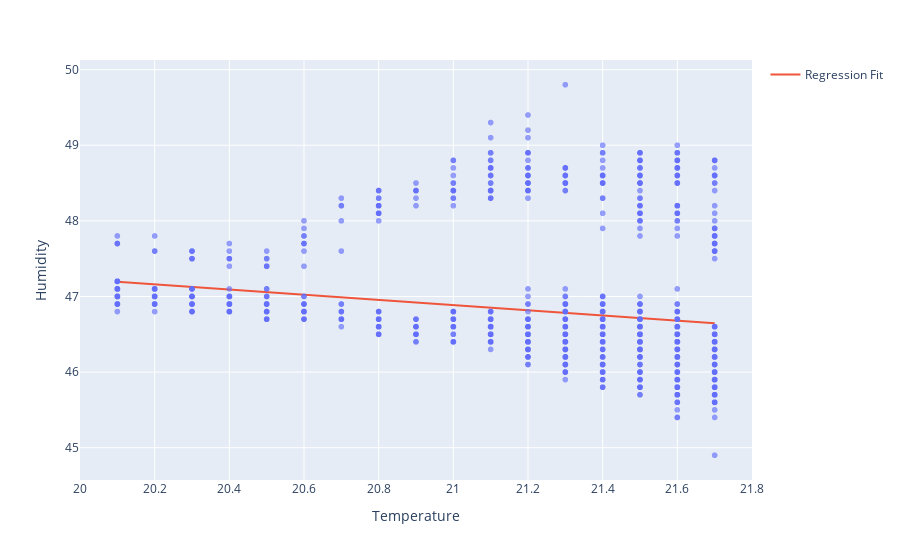

Notebook code for this chart:
### Code cell
df3 = clean_data3
X = df3.Temperature.values.reshape(-1, 1)

model = LinearRegression()
model.fit(X, df3.Humidity)

x_range = np.linspace(X.min(), X.max(), 100)
y_range = model.predict(x_range.reshape(-1, 1))

fig = px.scatter(df3, x='Temperature', y='Humidity', opacity=0.65)
fig.add_traces(go.Scatter(x=x_range, y=y_range, name='Regression Fit'))
fig.show()

### Figure 1 — Plotly figure (JSON) as saved in the notebook; plotly's stock layout.template omitted (floating-point values rounded to 4 significant figures; data arrays with more than 128 entries replaced by an {"elided": "..."} marker saying what was removed)
{"data": [{"hovertemplate": "Temperature=%{x}<br>Humidity=%{y}<extra></extra>", "legendgroup": "", "marker": {"color": "#636efa", "opacity": 0.65, "symbol": "circle"}, "mode": "markers", "name": "", "showlegend": false, "type": "scattergl", "x": {"elided": "1779 float values"}, "xaxis": "x", "y": {"elided": "1779 float values"}, "yaxis": "y"}, {"name": "Regression Fit", "type": "scatter", "x": [20.1, 20.12, 20.13, 20.15, 20.16, 20.18, 20.2, 20.21, 20.23, 20.25, 20.26, 20.28, 20.29, 20.31, 20.33, 20.34, 20.36, 20.37, 20.39, 20.41, 20.42, 20.44, 20.46, 20.47, 20.49, 20.5, 20.52, 20.54, 20.55, 20.57, 20.58, 20.6, 20.62, 20.63, 20.65, 20.67, 20.68, 20.7, 20.71, 20.73, 20.75, 20.76, 20.78, 20.79, 20.81, 20.83, 20.84, 20.86, 20.88, 20.89, 20.91, 20.92, 20.94, 20.96, 20.97, 20.99, 21.01, 21.02, 21.04, 21.05, 21.07, 21.09, 21.1, 21.12, 21.13, 21.15, 21.17, 21.18, 21.2, 21.22, 21.23, 21.25, 21.26, 21.28, 21.3, 21.31, 21.33, 21.34, 21.36, 21.38, 21.39, 21.41, 21.43, 21.44, 21.46, 21.47, 21.49, 21.51, 21.52, 21.54, 21.55, 21.57, 21.59, 21.6, 21.62, 21.64, 21.65, 21.67, 21.68, 21.7], "y": [47.2, 47.19, 47.18, 47.18, 47.17, 47.17, 47.16, 47.16, 47.15, 47.15, 47.14, 47.13, 47.13, 47.12, 47.12, 47.11, 47.11, 47.1, 47.1, 47.09, 47.08, 47.08, 47.07, 47.07, 47.06, 47.06, 47.05, 47.05, 47.04, 47.03, 47.03, 47.02, 47.02, 47.01, 47.01, 47.0, 47.0, 46.99, 46.98, 46.98, 46.97, 46.97, 46.96, 46.96, 46.95, 46.95, 46.94, 46.93, 46.93, 46.92, 46.92, 46.91, 46.91, 46.9, 46.9, 46.89, 46.88, 46.88, 46.87, 46.87, 46.86, 46.86, 46.85, 46.85, 46.84, 46.83, 46.83, 46.82, 46.82, 46.81, 46.81, 46.8, 46.8, 46.79, 46.78, 46.78, 46.77, 46.77, 46.76, 46.76, 46.75, 46.75, 46.74, 46.73, 46.73, 46.72, 46.72, 46.71, 46.71, 46.7, 46.7, 46.69, 46.68, 46.68, 46.67, 46.67, 46.66, 46.66, 46.65, 46.65]}], "layout": {"autosize": true, "legend": {"tracegroupgap": 0}, "margin": {"t": 60}, "xaxis": {"anchor": "y", "autorange": true, "domain": [0, 1], "range": [20.01, 21.79], "title": {"text": "Temperature"}, "type": "linear"}, "yaxis": {"anchor": "x", "autorange": true, "domain": [0, 1], "range": [44.52, 50.18], "title": {"text": "Humidity"}, "type": "linear"}}}
